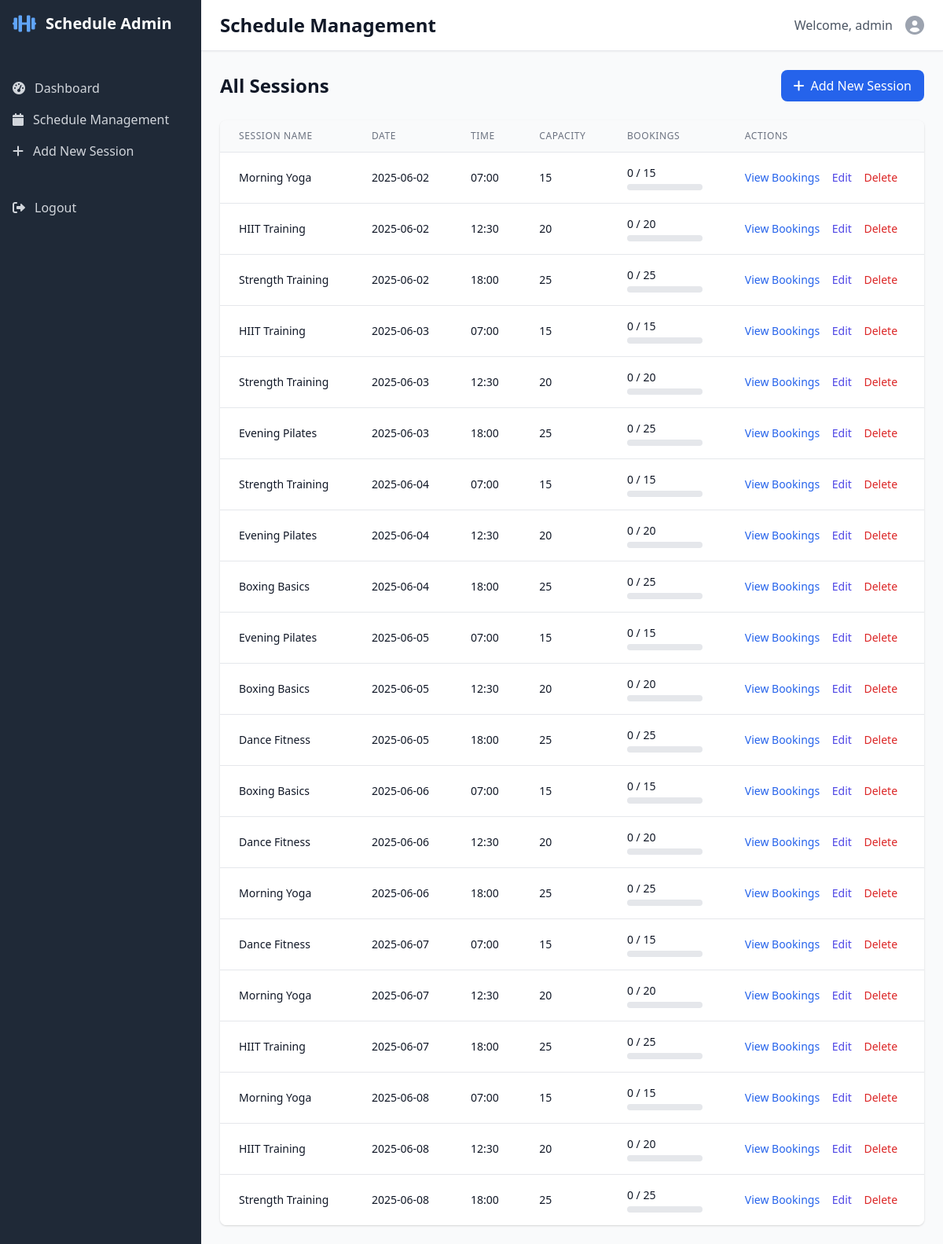
/schedule (signed in), run on an earlier commit of the app's database.
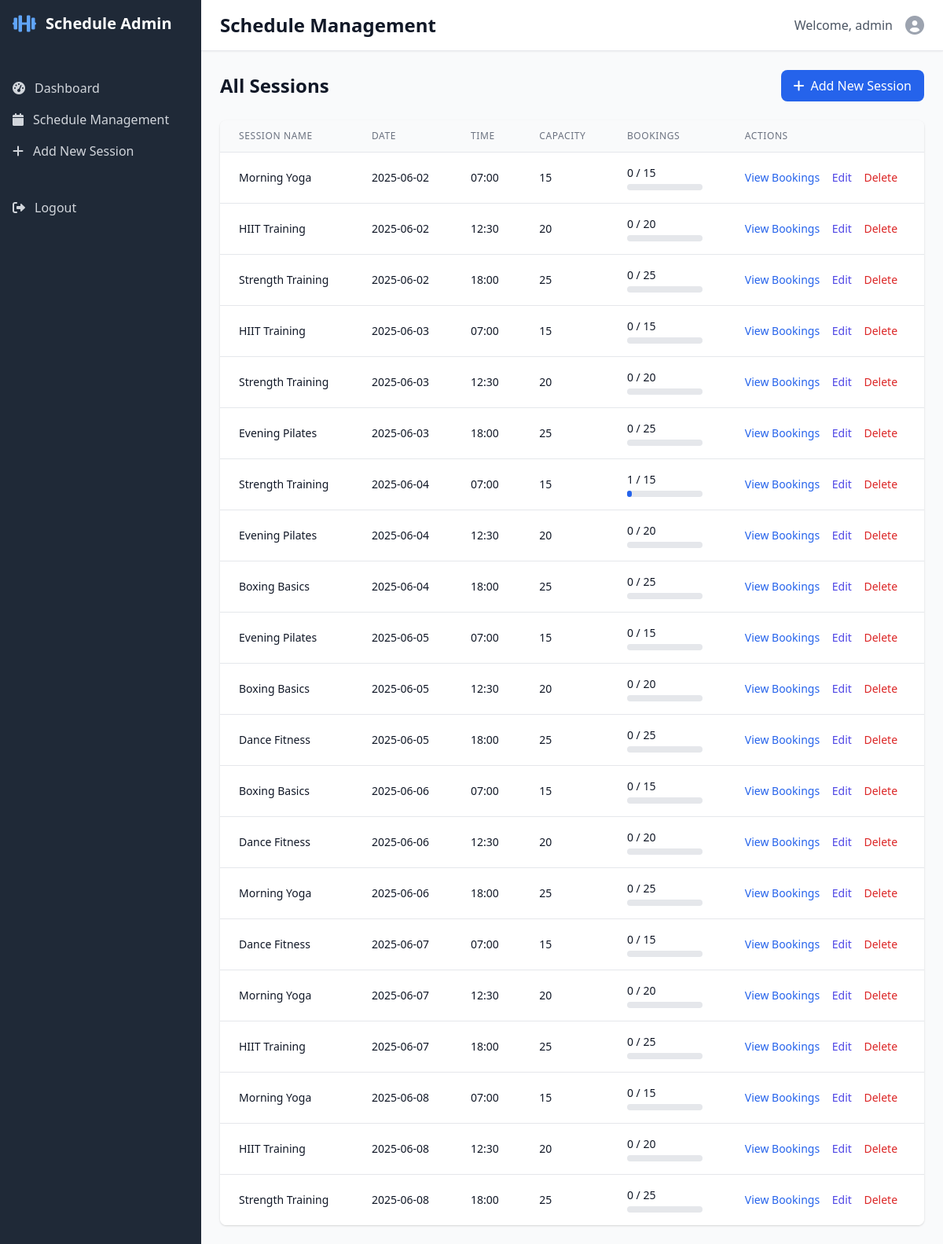
And on a later commit of the database.
### tables this page shows
CREATE TABLE schedule (
            id INTEGER PRIMARY KEY AUTOINCREMENT,
            name TEXT NOT NULL,
            date TEXT NOT NULL,
            time TEXT NOT NULL,
            capacity INTEGER DEFAULT 20,
            booked_count INTEGER DEFAULT 0,
            created_at TIMESTAMP DEFAULT CURRENT_TIMESTAMP
        );

### Group 6/src/admin_app.py (the view)
    def decorated_function(*args, **kwargs):
        if 'admin_logged_in' not in session:
            return redirect(url_for('login'))
        return f(*args, **kwargs)

### Group 6/src/admin_app.py (called while the page is built)
def admin_required(f):
    def decorated_function(*args, **kwargs):
        if 'admin_logged_in' not in session:
            return redirect(url_for('login'))
        return f(*args, **kwargs)
    decorated_function.__name__ = f.__name__
    return decorated_function

@app.route('/schedule')
@admin_required
def schedule():
    all_schedules = db.get_all_schedules()
    return render_template('admin_schedule.html', schedules=all_schedules)

### Group 6/src/gym_database.py (called while the page is built)
    def get_all_schedules(self):
        self.cursor.execute(
            "SELECT id, name, date, time, capacity, booked_count FROM schedule ORDER BY date, time"
        )
        return self.cursor.fetchall()

### Group 6/src/templates/admin_schedule.html (shortened to what this page needs)
{% extends "admin_base.html" %}
{% block header %}Schedule Management{% endblock %}
{% block content %}
<div class="space-y-6">
    <div class="flex justify-between items-center">
        <h2 class="text-2xl font-bold text-gray-900">All Sessions</h2>
        <a href="/add_schedule" class="bg-blue-600 text-white px-4 py-2 rounded-lg hover:bg-blue-700">
            <i class="fas fa-plus mr-2"></i>Add New Session
        </a>
    </div>
    <div class="bg-white rounded-lg shadow overflow-hidden">
        <div class="overflow-x-auto">
            <table class="min-w-full divide-y divide-gray-200">
                <thead class="bg-gray-50">
                    <tr>
                        <th class="px-6 py-3 text-left text-xs font-medium text-gray-500 uppercase tracking-wider">Session Name</th>
                        <th class="px-6 py-3 text-left text-xs font-medium text-gray-500 uppercase tracking-wider">Date</th>
                        <th class="px-6 py-3 text-left text-xs font-medium text-gray-500 uppercase tracking-wider">Time</th>
                        <th class="px-6 py-3 text-left text-xs font-medium text-gray-500 uppercase tracking-wider">Capacity</th>
                        <th class="px-6 py-3 text-left text-xs font-medium text-gray-500 uppercase tracking-wider">Bookings</th>
                        <th class="px-6 py-3 text-left text-xs font-medium text-gray-500 uppercase tracking-wider">Actions</th>
                    </tr>
                </thead>
                <tbody class="bg-white divide-y divide-gray-200">
                    {% for session in schedules %}
                    <tr>
                        <td class="px-6 py-4 whitespace-nowrap">
                            <div class="text-sm font-medium text-gray-900">{{ session[1] }}</div>
                        </td>
                        <td class="px-6 py-4 whitespace-nowrap">
                            <div class="text-sm text-gray-900">{{ session[2] }}</div>
                        </td>
                        <td class="px-6 py-4 whitespace-nowrap">
                            <div class="text-sm text-gray-900">{{ session[3] }}</div>
                        </td>
                        <td class="px-6 py-4 whitespace-nowrap">
                            <div class="text-sm text-gray-900">{{ session[4] }}</div>
                        </td>
                        <td class="px-6 py-4 whitespace-nowrap">
                            <div class="text-sm text-gray-900">{{ session[5] }} / {{ session[4] }}</div>
                            <div class="w-24 h-2 bg-gray-200 rounded-full mt-1">
                                <div class="h-2 bg-blue-600 rounded-full" style="width: {{ (session[5] / session[4] * 100) if session[4] > 0 else 0 }}%"></div>
                            </div>
                        </td>
                        <td class="px-6 py-4 whitespace-nowrap text-sm font-medium">
                            <a href="/view_bookings/{{ session[0] }}" class="text-blue-600 hover:text-blue-900 mr-3">View Bookings</a>
                            <a href="/edit_schedule/{{ session[0] }}" class="text-indigo-600 hover:text-indigo-900 mr-3">Edit</a>
                            <form method="POST" action="/delete_schedule/{{ session[0] }}" class="inline">
                                <button type="submit" class="text-red-600 hover:text-red-900"
                                        onclick="return confirm('Are you sure you want to delete this session?')">
                                    Delete
                                </button>
                            </form>
                        </td>
                    </tr>
                    {% endfor %}
                </tbody>
            </table>
        </div>
    </div>
</div>
{% endblock %}

What changed in the data, as far as the page shows it:
changed schedule (number 7 of 21 on the later page): booked_count "0" → "1"
